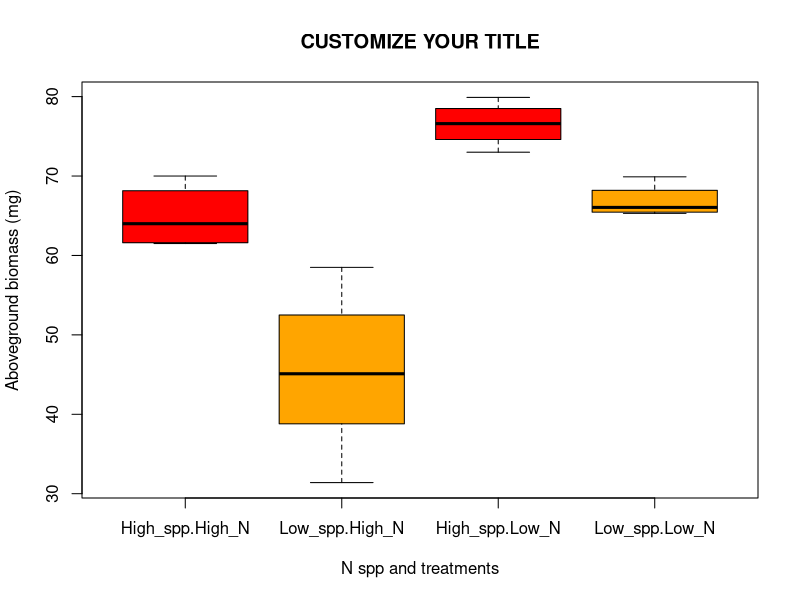
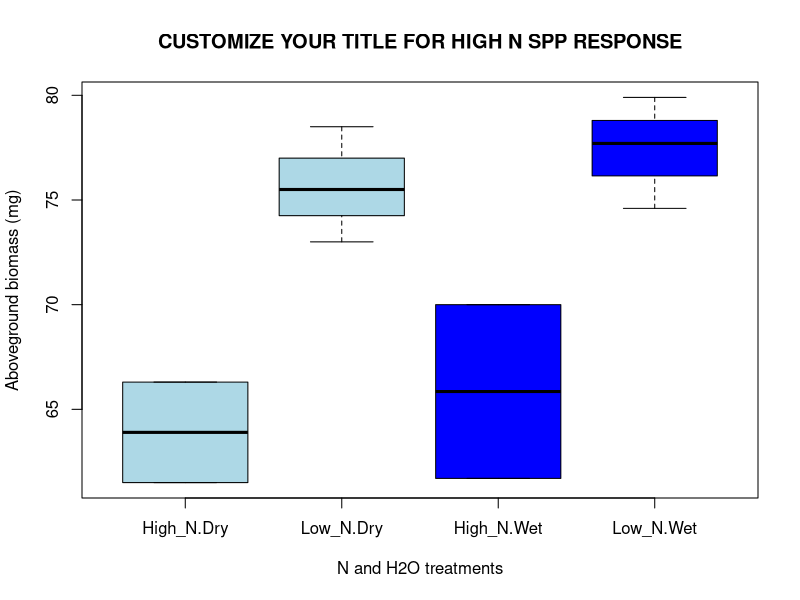

Write R code to recreate these figures, in order.
## ---- chunk 1
P1_data <- read.csv(file="P1_data_EXAMPLE.csv")   # Again, the real data will be "P1_data.csv"
## ---- chunk 2
head(P1_data)
## ---- chunk 3
RGR <- ((log(P1_data$Height_t26) - log(P1_data$Height_t0))/(26 - 0))

Root_shoot <- (P1_data$Aboveground_biomass/P1_data$Belowground_biomass)

P1_data <- cbind(P1_data, RGR, Root_shoot)

head(P1_data)  # Double check that there is a new RGR column at the end of the file 
## ---- chunk 4
Hyp1 <- lm(Aboveground_biomass ~ N_adapted*N_treatment, data = P1_data)

anova(Hyp1) 
## ---- chunk 5
TukeyHSD(aov(Aboveground_biomass ~ N_adapted*N_treatment, data = P1_data))
## ---- chunk 6
boxplot(Aboveground_biomass ~ N_adapted*N_treatment, data = P1_data,     
      col=(c("red","orange")),   # Red = high N species, Orange = low N species
      main="CUSTOMIZE YOUR TITLE", xlab="N spp and treatments", ylab="Aboveground biomass (mg)")
## ---- chunk 7
HighSpp_P1_data <- P1_data[1:10, 1:13]  # Take the first 10 rows that are only the High N adapted species, and all the 12 columns of treaments and plant trait measurements
LowSpp_P1_data <- P1_data[11:20, 1:13]  # Ditto for the last 10 rows and Low N adapted species
## ---- chunk 8
Hyp2.1 <- lm(Aboveground_biomass ~ N_treatment*H2O_treatment, data = HighSpp_P1_data)

anova(Hyp2.1) 
## ---- chunk 9
TukeyHSD(aov(Aboveground_biomass ~ N_treatment*H2O_treatment, data = HighSpp_P1_data))
## ---- chunk 10
boxplot(Aboveground_biomass ~ N_treatment*H2O_treatment, data = HighSpp_P1_data,     
      col=(c("lightblue","lightblue", "blue", "blue")),   # lightblue = dry, blue = wet
      main="CUSTOMIZE YOUR TITLE FOR HIGH N SPP RESPONSE", xlab="N and H2O treatments", ylab="Aboveground biomass (mg)")
